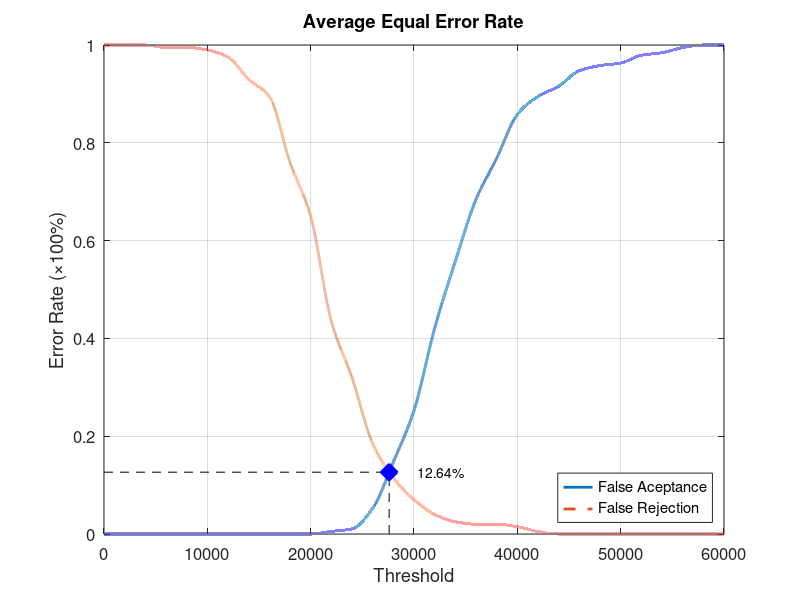
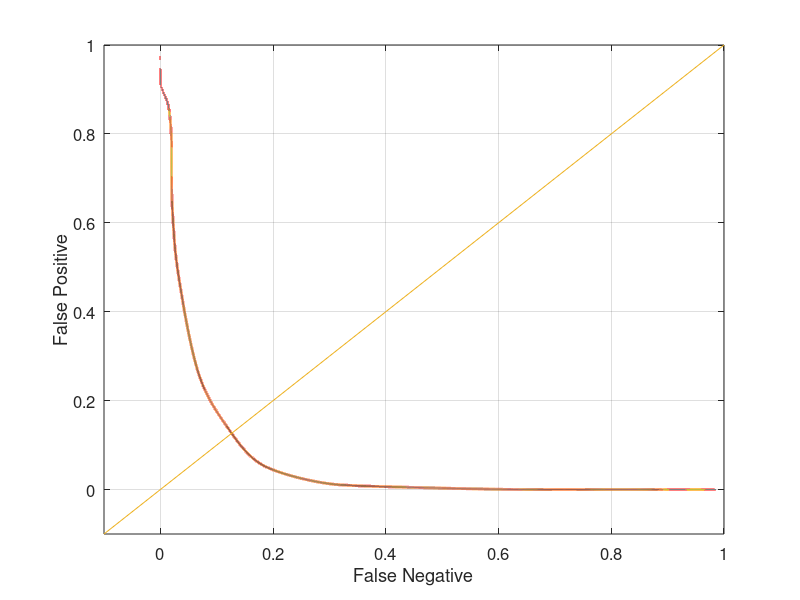

These charts were generated, in order, by the following MATLAB code:
function yEER = Database1_4
close all;
clear;
clc;
x = 0:2000:60000;
xq = 0:0.5:60000;

y0 = [0 0 0 0 0 0 0 0 0 0 0 0.00526316 0.0105263 0.0526316 0.147368 0.252632 0.421053 0.557895 0.684211 0.768421 0.857895 0.894737 0.915789 0.947368 0.957895 0.963158 0.978947 0.984211 0.994737 1 1];
yy0 = interp1(x, y0, xq, 'pchip');
y1 = [1 1 1 0.995 0.995 0.99 0.975 0.93 0.895 0.76 0.65 0.435 0.32 0.185 0.115 0.07 0.04 0.025 0.02 0.02 0.015 0.005 0 0 0 0 0 0 0 0 0];
yy1 = interp1(x, y1, xq, 'pchip');

% Calculating EER: 
y2 = abs(y0 - y1);
find(y2 == min(y2))
yy2 = abs(yy0 - yy1);
xEER = find(yy2 == min(yy2));
xEERIndex = xq(xEER) % X-axis EER
yEER = yy0(xEER) % Y-axis EER

main = figure
plot(xq, yy0,'-','LineWidth', 2);	hold on
plot(xq, yy1,'--','LineWidth', 2);	hold on
plot([xEERIndex xEERIndex], [0 yEER], 'k--');	hold on
plot([0 xEERIndex], [yEER yEER], 'k--');	hold on
plot(xEERIndex, yEER, 'bx', 'LineWidth', 10);	hold on
text(xEERIndex + 10 * xEERIndex / 100, yEER, [num2str(round((10000 * yEER)) / 100) '%'])
legend('False Aceptance', 'False Rejection', 'Location', 'SouthEast')
xlabel('Threshold')
ylabel('Error Rate (\times100%)')
title('Average Equal Error Rate')
set(gca, 'FontSize', 12)
axis([0 60000 0 1])
grid on

print(main, 'Database1_4Main', '-dpng');
FNRxFPR = figure('Color', [1 1 1]);
plot(yy1, yy0, '-', yy1, yy0, 'LineWidth', 2);
hold on
y = -0.1:0.1:1
plot(y, y); 
set(gca, 'FontSize', 12)
xlabel('False Negative')
ylabel('False Positive')
axis([-0.1 1 -0.1 1])
set(gca, 'FontSize', 12)
grid on

print(FNRxFPR, 'Database1_4FNRxFPR','-dpng');
end
